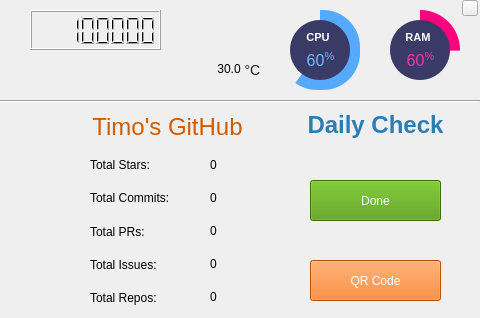
<?xml version="1.0" encoding="UTF-8"?>
<ui version="4.0">
 <class>Form</class>
 <widget class="QWidget" name="Form">
  <property name="windowModality">
   <enum>Qt::NonModal</enum>
  </property>
  <property name="enabled">
   <bool>true</bool>
  </property>
  <property name="geometry">
   <rect>
    <x>0</x>
    <y>0</y>
    <width>480</width>
    <height>318</height>
   </rect>
  </property>
  <property name="windowTitle">
   <string>Form</string>
  </property>
  <property name="windowOpacity">
   <double>1.000000000000000</double>
  </property>
  <widget class="Line" name="line">
   <property name="geometry">
    <rect>
     <x>0</x>
     <y>100</y>
     <width>480</width>
     <height>3</height>
    </rect>
   </property>
   <property name="orientation">
    <enum>Qt::Horizontal</enum>
   </property>
  </widget>
  <widget class="QFrame" name="progCPU">
   <property name="geometry">
    <rect>
     <x>280</x>
     <y>10</y>
     <width>80</width>
     <height>80</height>
    </rect>
   </property>
   <property name="styleSheet">
    <string notr="true">QFrame{
	border-radius: 37px;	
	background-color: qconicalgradient(cx:0.5, cy:0.5, angle:90, stop:0.400 rgba(85, 170, 255, 255), stop:0.395 rgba(255, 255, 255, 0));
}</string>
   </property>
   <property name="frameShape">
    <enum>QFrame::StyledPanel</enum>
   </property>
   <property name="frameShadow">
    <enum>QFrame::Raised</enum>
   </property>
   <widget class="QFrame" name="progContainer">
    <property name="geometry">
     <rect>
      <x>10</x>
      <y>10</y>
      <width>60</width>
      <height>60</height>
     </rect>
    </property>
    <property name="baseSize">
     <size>
      <width>0</width>
      <height>0</height>
     </size>
    </property>
    <property name="styleSheet">
     <string notr="true">QFrame{
	border-radius: 30px;	
	background-color: rgb(58, 58, 102);
}</string>
    </property>
    <property name="frameShape">
     <enum>QFrame::StyledPanel</enum>
    </property>
    <property name="frameShadow">
     <enum>QFrame::Raised</enum>
    </property>
    <widget class="QLabel" name="labelAplicationName_2">
     <property name="geometry">
      <rect>
       <x>15</x>
       <y>10</y>
       <width>26</width>
       <height>16</height>
      </rect>
     </property>
     <property name="font">
      <font>
       <family>Helvetica Neue</family>
       <pointsize>10</pointsize>
      </font>
     </property>
     <property name="styleSheet">
      <string notr="true">color: #FFFFFF; background-color: none;</string>
     </property>
     <property name="text">
      <string>&lt;html&gt;&lt;head/&gt;&lt;body&gt;&lt;p align=&quot;center&quot;&gt;&lt;span style=&quot; font-size:8pt; font-weight:600;&quot;&gt;CPU&lt;/span&gt;&lt;/p&gt;&lt;/body&gt;&lt;/html&gt;</string>
     </property>
     <property name="alignment">
      <set>Qt::AlignCenter</set>
     </property>
    </widget>
    <widget class="QLabel" name="labelProgCPU">
     <property name="geometry">
      <rect>
       <x>15</x>
       <y>31</y>
       <width>31</width>
       <height>19</height>
      </rect>
     </property>
     <property name="maximumSize">
      <size>
       <width>16777214</width>
       <height>16777215</height>
      </size>
     </property>
     <property name="font">
      <font>
       <family>Helvetica Neue</family>
       <pointsize>30</pointsize>
      </font>
     </property>
     <property name="styleSheet">
      <string notr="true">color: rgb(115, 185, 255); padding: 0px; background-color: none;</string>
     </property>
     <property name="text">
      <string>&lt;html&gt;&lt;head/&gt;&lt;body&gt;&lt;p align=&quot;center&quot;&gt;&lt;span style=&quot; font-size:12pt;&quot;&gt;60&lt;/span&gt;&lt;span style=&quot; font-size:12pt; vertical-align:super;&quot;&gt;%&lt;/span&gt;&lt;/p&gt;&lt;/body&gt;&lt;/html&gt;</string>
     </property>
     <property name="indent">
      <number>-1</number>
     </property>
    </widget>
   </widget>
  </widget>
  <widget class="QFrame" name="progRam">
   <property name="geometry">
    <rect>
     <x>380</x>
     <y>10</y>
     <width>80</width>
     <height>80</height>
    </rect>
   </property>
   <property name="styleSheet">
    <string notr="true">QFrame{
	border-radius: 40px;	
	background-color: qconicalgradient(cx:0.5, cy:0.5, angle:90, stop:0.750 rgba(255, 0, 127, 255), stop:0.745 rgba(255, 255, 255, 0));
}</string>
   </property>
   <property name="frameShape">
    <enum>QFrame::StyledPanel</enum>
   </property>
   <property name="frameShadow">
    <enum>QFrame::Raised</enum>
   </property>
   <widget class="QFrame" name="progContainer_3">
    <property name="geometry">
     <rect>
      <x>10</x>
      <y>10</y>
      <width>60</width>
      <height>60</height>
     </rect>
    </property>
    <property name="baseSize">
     <size>
      <width>0</width>
      <height>0</height>
     </size>
    </property>
    <property name="styleSheet">
     <string notr="true">QFrame{
	border-radius: 30px;	
	background-color: rgb(58, 58, 102);
}</string>
    </property>
    <property name="frameShape">
     <enum>QFrame::StyledPanel</enum>
    </property>
    <property name="frameShadow">
     <enum>QFrame::Raised</enum>
    </property>
    <widget class="QLabel" name="label_6">
     <property name="geometry">
      <rect>
       <x>15</x>
       <y>10</y>
       <width>26</width>
       <height>16</height>
      </rect>
     </property>
     <property name="font">
      <font>
       <family>Helvetica Neue</family>
       <pointsize>10</pointsize>
      </font>
     </property>
     <property name="styleSheet">
      <string notr="true">color: #FFFFFF; background-color: none;</string>
     </property>
     <property name="text">
      <string>&lt;html&gt;&lt;head/&gt;&lt;body&gt;&lt;p align=&quot;center&quot;&gt;&lt;span style=&quot; font-size:8pt; font-weight:600;&quot;&gt;RAM&lt;/span&gt;&lt;/p&gt;&lt;/body&gt;&lt;/html&gt;</string>
     </property>
     <property name="alignment">
      <set>Qt::AlignCenter</set>
     </property>
    </widget>
    <widget class="QLabel" name="labelProgRam">
     <property name="geometry">
      <rect>
       <x>15</x>
       <y>31</y>
       <width>31</width>
       <height>19</height>
      </rect>
     </property>
     <property name="maximumSize">
      <size>
       <width>16777214</width>
       <height>16777215</height>
      </size>
     </property>
     <property name="font">
      <font>
       <family>Helvetica Neue</family>
       <pointsize>30</pointsize>
      </font>
     </property>
     <property name="styleSheet">
      <string notr="true">color: rgb(255, 44, 174); padding: 0px; background-color: none;</string>
     </property>
     <property name="text">
      <string>&lt;html&gt;&lt;head/&gt;&lt;body&gt;&lt;p align=&quot;center&quot;&gt;&lt;span style=&quot; font-size:12pt;&quot;&gt;60&lt;/span&gt;&lt;span style=&quot; font-size:12pt; vertical-align:super;&quot;&gt;%&lt;/span&gt;&lt;/p&gt;&lt;/body&gt;&lt;/html&gt;</string>
     </property>
     <property name="indent">
      <number>-1</number>
     </property>
    </widget>
   </widget>
  </widget>
  <widget class="QLCDNumber" name="curTime">
   <property name="geometry">
    <rect>
     <x>30</x>
     <y>10</y>
     <width>131</width>
     <height>40</height>
    </rect>
   </property>
   <property name="font">
    <font>
     <pointsize>30</pointsize>
    </font>
   </property>
   <property name="frameShape">
    <enum>QFrame::Box</enum>
   </property>
   <property name="smallDecimalPoint">
    <bool>false</bool>
   </property>
   <property name="digitCount">
    <number>8</number>
   </property>
   <property name="mode">
    <enum>QLCDNumber::Dec</enum>
   </property>
   <property name="value" stdset="0">
    <double>101010.000000000000000</double>
   </property>
   <property name="intValue" stdset="0">
    <number>101010</number>
   </property>
  </widget>
  <widget class="QLabel" name="label_2">
   <property name="geometry">
    <rect>
     <x>300</x>
     <y>110</y>
     <width>151</width>
     <height>30</height>
    </rect>
   </property>
   <property name="text">
    <string>&lt;html&gt;&lt;head/&gt;&lt;body&gt;&lt;p align=&quot;center&quot;&gt;&lt;span style=&quot; font-size:18pt; font-weight:600; color:#2d7db3;&quot;&gt;Daily Check&lt;/span&gt;&lt;/p&gt;&lt;/body&gt;&lt;/html&gt;</string>
   </property>
  </widget>
  <widget class="QPushButton" name="dailyCheckStatus">
   <property name="geometry">
    <rect>
     <x>310</x>
     <y>180</y>
     <width>131</width>
     <height>41</height>
    </rect>
   </property>
   <property name="styleSheet">
    <string notr="true">background-color: rgb(78, 154, 6);
color: white;</string>
   </property>
   <property name="text">
    <string>Done</string>
   </property>
  </widget>
  <widget class="QPushButton" name="genQRCode">
   <property name="geometry">
    <rect>
     <x>310</x>
     <y>260</y>
     <width>131</width>
     <height>41</height>
    </rect>
   </property>
   <property name="styleSheet">
    <string notr="true">background-color: rgb(255, 110, 0);
color: white;</string>
   </property>
   <property name="text">
    <string>QR Code</string>
   </property>
  </widget>
  <widget class="QLabel" name="label_5">
   <property name="geometry">
    <rect>
     <x>210</x>
     <y>11</y>
     <width>50</width>
     <height>50</height>
    </rect>
   </property>
   <property name="text">
    <string>&lt;html&gt;&lt;head/&gt;&lt;body&gt;&lt;p&gt;&lt;img src=&quot;:/github/temperature.png&quot;/&gt;&lt;/p&gt;&lt;/body&gt;&lt;/html&gt;</string>
   </property>
  </widget>
  <widget class="QLabel" name="cpuTemp">
   <property name="geometry">
    <rect>
     <x>215</x>
     <y>60</y>
     <width>28</width>
     <height>18</height>
    </rect>
   </property>
   <property name="text">
    <string>&lt;html&gt;&lt;head/&gt;&lt;body&gt;&lt;p align=&quot;center&quot;&gt;30.0&lt;/p&gt;&lt;/body&gt;&lt;/html&gt;</string>
   </property>
  </widget>
  <widget class="QLabel" name="label_7">
   <property name="geometry">
    <rect>
     <x>240</x>
     <y>62</y>
     <width>25</width>
     <height>16</height>
    </rect>
   </property>
   <property name="text">
    <string>&lt;html&gt;&lt;head/&gt;&lt;body&gt;&lt;p align=&quot;center&quot;&gt;&lt;span style=&quot; font-family:'arial,sans-serif'; font-size:14px; color:#202124; &quot;&gt;°C&lt;/span&gt;&lt;/p&gt;&lt;/body&gt;&lt;/html&gt;</string>
   </property>
  </widget>
  <widget class="QWidget" name="layoutWidget">
   <property name="geometry">
    <rect>
     <x>50</x>
     <y>110</y>
     <width>193</width>
     <height>34</height>
    </rect>
   </property>
   <layout class="QHBoxLayout" name="horizontalLayout">
    <item>
     <widget class="QLabel" name="label_4">
      <property name="text">
       <string>&lt;html&gt;&lt;head/&gt;&lt;body&gt;&lt;p&gt;&lt;img src=&quot;:/github/GitHub-Mark-32px.png&quot;/&gt;&lt;/p&gt;&lt;/body&gt;&lt;/html&gt;</string>
      </property>
     </widget>
    </item>
    <item>
     <widget class="QLabel" name="label_3">
      <property name="enabled">
       <bool>true</bool>
      </property>
      <property name="text">
       <string>&lt;html&gt;&lt;head/&gt;&lt;body&gt;&lt;p align=&quot;center&quot;&gt;&lt;span style=&quot; font-size:18pt; color:#ce5c00;&quot;&gt;Timo's GitHub&lt;/span&gt;&lt;/p&gt;&lt;/body&gt;&lt;/html&gt;</string>
      </property>
     </widget>
    </item>
   </layout>
  </widget>
  <widget class="QFrame" name="frame">
   <property name="geometry">
    <rect>
     <x>40</x>
     <y>150</y>
     <width>221</width>
     <height>32</height>
    </rect>
   </property>
   <property name="frameShape">
    <enum>QFrame::NoFrame</enum>
   </property>
   <property name="frameShadow">
    <enum>QFrame::Raised</enum>
   </property>
   <widget class="QLabel" name="label">
    <property name="geometry">
     <rect>
      <x>50</x>
      <y>0</y>
      <width>81</width>
      <height>30</height>
     </rect>
    </property>
    <property name="text">
     <string>Total Stars:</string>
    </property>
   </widget>
   <widget class="QLabel" name="label_12">
    <property name="geometry">
     <rect>
      <x>0</x>
      <y>0</y>
      <width>32</width>
      <height>32</height>
     </rect>
    </property>
    <property name="text">
     <string>&lt;html&gt;&lt;head/&gt;&lt;body&gt;&lt;p align=&quot;center&quot;&gt;&lt;img src=&quot;:/github/git-star.png&quot;/&gt;&lt;/p&gt;&lt;/body&gt;&lt;/html&gt;</string>
    </property>
   </widget>
   <widget class="QLabel" name="ghStars">
    <property name="geometry">
     <rect>
      <x>170</x>
      <y>0</y>
      <width>41</width>
      <height>30</height>
     </rect>
    </property>
    <property name="text">
     <string>0</string>
    </property>
   </widget>
  </widget>
  <widget class="QFrame" name="frame_2">
   <property name="geometry">
    <rect>
     <x>40</x>
     <y>183</y>
     <width>221</width>
     <height>32</height>
    </rect>
   </property>
   <property name="frameShape">
    <enum>QFrame::NoFrame</enum>
   </property>
   <property name="frameShadow">
    <enum>QFrame::Raised</enum>
   </property>
   <widget class="QLabel" name="label_8">
    <property name="geometry">
     <rect>
      <x>50</x>
      <y>0</y>
      <width>101</width>
      <height>30</height>
     </rect>
    </property>
    <property name="text">
     <string>Total Commits:</string>
    </property>
   </widget>
   <widget class="QLabel" name="label_13">
    <property name="geometry">
     <rect>
      <x>0</x>
      <y>0</y>
      <width>32</width>
      <height>32</height>
     </rect>
    </property>
    <property name="text">
     <string>&lt;html&gt;&lt;head/&gt;&lt;body&gt;&lt;p align=&quot;center&quot;&gt;&lt;img src=&quot;:/github/git-commit.png&quot;/&gt;&lt;/p&gt;&lt;/body&gt;&lt;/html&gt;</string>
    </property>
   </widget>
   <widget class="QLabel" name="ghCommits">
    <property name="geometry">
     <rect>
      <x>170</x>
      <y>0</y>
      <width>41</width>
      <height>30</height>
     </rect>
    </property>
    <property name="text">
     <string>0</string>
    </property>
   </widget>
  </widget>
  <widget class="QFrame" name="frame_3">
   <property name="geometry">
    <rect>
     <x>40</x>
     <y>216</y>
     <width>221</width>
     <height>32</height>
    </rect>
   </property>
   <property name="frameShape">
    <enum>QFrame::NoFrame</enum>
   </property>
   <property name="frameShadow">
    <enum>QFrame::Raised</enum>
   </property>
   <widget class="QLabel" name="label_9">
    <property name="geometry">
     <rect>
      <x>50</x>
      <y>1</y>
      <width>81</width>
      <height>30</height>
     </rect>
    </property>
    <property name="text">
     <string>Total PRs:</string>
    </property>
   </widget>
   <widget class="QLabel" name="label_14">
    <property name="geometry">
     <rect>
      <x>0</x>
      <y>0</y>
      <width>32</width>
      <height>32</height>
     </rect>
    </property>
    <property name="text">
     <string>&lt;html&gt;&lt;head/&gt;&lt;body&gt;&lt;p&gt;&lt;img src=&quot;:/github/git-pr.png&quot;/&gt;&lt;/p&gt;&lt;/body&gt;&lt;/html&gt;</string>
    </property>
   </widget>
   <widget class="QLabel" name="ghPrs">
    <property name="geometry">
     <rect>
      <x>170</x>
      <y>0</y>
      <width>41</width>
      <height>30</height>
     </rect>
    </property>
    <property name="text">
     <string>0</string>
    </property>
   </widget>
  </widget>
  <widget class="QFrame" name="frame_4">
   <property name="geometry">
    <rect>
     <x>40</x>
     <y>249</y>
     <width>221</width>
     <height>32</height>
    </rect>
   </property>
   <property name="frameShape">
    <enum>QFrame::NoFrame</enum>
   </property>
   <property name="frameShadow">
    <enum>QFrame::Raised</enum>
   </property>
   <widget class="QLabel" name="label_10">
    <property name="geometry">
     <rect>
      <x>50</x>
      <y>1</y>
      <width>91</width>
      <height>30</height>
     </rect>
    </property>
    <property name="text">
     <string>Total Issues:</string>
    </property>
   </widget>
   <widget class="QLabel" name="label_15">
    <property name="geometry">
     <rect>
      <x>0</x>
      <y>0</y>
      <width>32</width>
      <height>32</height>
     </rect>
    </property>
    <property name="text">
     <string>&lt;html&gt;&lt;head/&gt;&lt;body&gt;&lt;p align=&quot;center&quot;&gt;&lt;img src=&quot;:/github/git-issue.png&quot;/&gt;&lt;/p&gt;&lt;/body&gt;&lt;/html&gt;</string>
    </property>
   </widget>
   <widget class="QLabel" name="ghIssues">
    <property name="geometry">
     <rect>
      <x>170</x>
      <y>0</y>
      <width>41</width>
      <height>30</height>
     </rect>
    </property>
    <property name="text">
     <string>0</string>
    </property>
   </widget>
  </widget>
  <widget class="QFrame" name="frame_5">
   <property name="geometry">
    <rect>
     <x>40</x>
     <y>282</y>
     <width>221</width>
     <height>32</height>
    </rect>
   </property>
   <property name="frameShape">
    <enum>QFrame::NoFrame</enum>
   </property>
   <property name="frameShadow">
    <enum>QFrame::Raised</enum>
   </property>
   <widget class="QLabel" name="label_11">
    <property name="geometry">
     <rect>
      <x>50</x>
      <y>1</y>
      <width>101</width>
      <height>30</height>
     </rect>
    </property>
    <property name="text">
     <string>Total Repos:</string>
    </property>
   </widget>
   <widget class="QLabel" name="label_16">
    <property name="geometry">
     <rect>
      <x>0</x>
      <y>0</y>
      <width>32</width>
      <height>32</height>
     </rect>
    </property>
    <property name="text">
     <string>&lt;html&gt;&lt;head/&gt;&lt;body&gt;&lt;p align=&quot;center&quot;&gt;&lt;img src=&quot;:/github/git-repo.png&quot;/&gt;&lt;/p&gt;&lt;/body&gt;&lt;/html&gt;</string>
    </property>
   </widget>
   <widget class="QLabel" name="ghRepos">
    <property name="geometry">
     <rect>
      <x>170</x>
      <y>0</y>
      <width>41</width>
      <height>30</height>
     </rect>
    </property>
    <property name="text">
     <string>0</string>
    </property>
   </widget>
  </widget>
  <widget class="QPushButton" name="closeBtn">
   <property name="geometry">
    <rect>
     <x>462</x>
     <y>0</y>
     <width>16</width>
     <height>16</height>
    </rect>
   </property>
   <property name="styleSheet">
    <string notr="true"/>
   </property>
   <property name="text">
    <string/>
   </property>
   <property name="icon">
    <iconset resource="res/icons.qrc">
     <normaloff>:/github/close.png</normaloff>:/github/close.png</iconset>
   </property>
  </widget>
 </widget>
 <resources>
  <include location="res/icons.qrc"/>
 </resources>
 <connections>
  <connection>
   <sender>genQRCode</sender>
   <signal>clicked()</signal>
   <receiver>Form</receiver>
   <slot>callGenQRCode()</slot>
   <hints>
    <hint type="sourcelabel">
     <x>375</x>
     <y>280</y>
    </hint>
    <hint type="destinationlabel">
     <x>239</x>
     <y>158</y>
    </hint>
   </hints>
  </connection>
  <connection>
   <sender>closeBtn</sender>
   <signal>clicked()</signal>
   <receiver>Form</receiver>
   <slot>close()</slot>
   <hints>
    <hint type="sourcelabel">
     <x>469</x>
     <y>7</y>
    </hint>
    <hint type="destinationlabel">
     <x>239</x>
     <y>158</y>
    </hint>
   </hints>
  </connection>
 </connections>
 <slots>
  <slot>callGenQRCode()</slot>
 </slots>
</ui>
